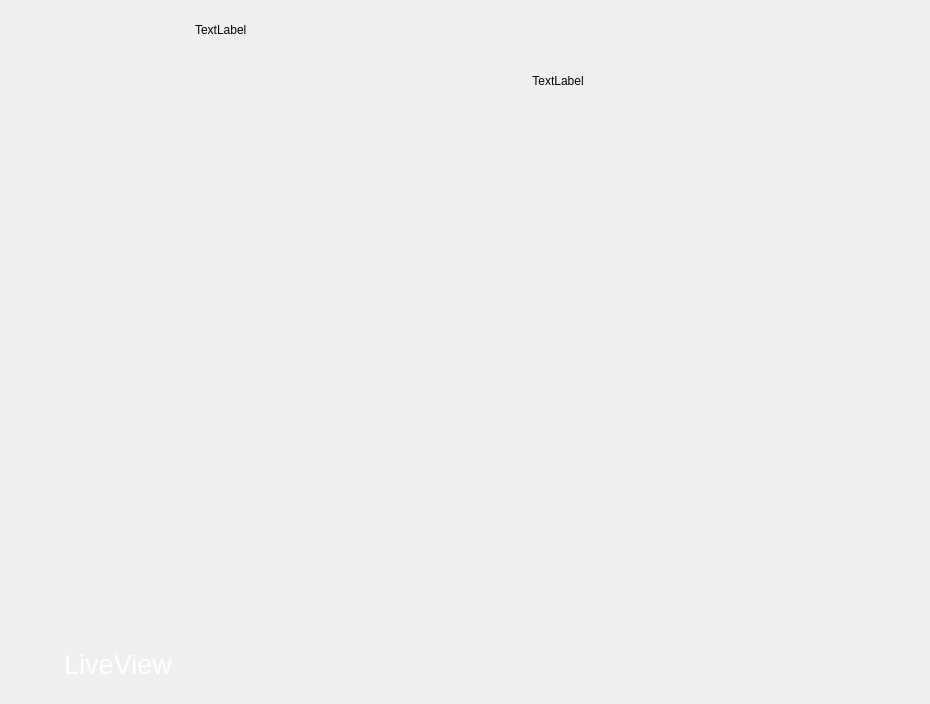
<?xml version="1.0" encoding="UTF-8"?>
<ui version="4.0">
 <class>SettingContent</class>
 <widget class="QWidget" name="SettingContent">
  <property name="geometry">
   <rect>
    <x>0</x>
    <y>0</y>
    <width>930</width>
    <height>704</height>
   </rect>
  </property>
  <property name="windowTitle">
   <string>Dialog</string>
  </property>
  <layout class="QHBoxLayout" name="horizontalLayout_2">
   <property name="spacing">
    <number>0</number>
   </property>
   <property name="leftMargin">
    <number>0</number>
   </property>
   <property name="topMargin">
    <number>0</number>
   </property>
   <property name="rightMargin">
    <number>0</number>
   </property>
   <property name="bottomMargin">
    <number>0</number>
   </property>
   <item>
    <widget class="QWidget" name="widget_left" native="true">
     <property name="sizePolicy">
      <sizepolicy hsizetype="Preferred" vsizetype="Preferred">
       <horstretch>1</horstretch>
       <verstretch>0</verstretch>
      </sizepolicy>
     </property>
     <layout class="QVBoxLayout" name="verticalLayout_2">
      <property name="spacing">
       <number>0</number>
      </property>
      <property name="leftMargin">
       <number>0</number>
      </property>
      <property name="topMargin">
       <number>0</number>
      </property>
      <property name="rightMargin">
       <number>0</number>
      </property>
      <property name="bottomMargin">
       <number>0</number>
      </property>
      <item>
       <widget class="QWidget" name="widget_2" native="true">
        <property name="sizePolicy">
         <sizepolicy hsizetype="Preferred" vsizetype="Preferred">
          <horstretch>0</horstretch>
          <verstretch>5</verstretch>
         </sizepolicy>
        </property>
        <layout class="QHBoxLayout" name="horizontalLayout_4">
         <property name="leftMargin">
          <number>50</number>
         </property>
         <item>
          <widget class="ToolButton" name="toolButton_menu">
           <property name="minimumSize">
            <size>
             <width>60</width>
             <height>60</height>
            </size>
           </property>
           <property name="styleSheet">
            <string notr="true">QToolButton
{
	border: 0px;
	image: url(:/settingmenu/settingmenu/home.png);
}
QToolButton:hover
{
	image: url(:/settingmenu/settingmenu/home_blue.png);
}</string>
           </property>
           <property name="text">
            <string/>
           </property>
          </widget>
         </item>
         <item>
          <spacer name="horizontalSpacer_2">
           <property name="orientation">
            <enum>Qt::Horizontal</enum>
           </property>
           <property name="sizeHint" stdset="0">
            <size>
             <width>40</width>
             <height>20</height>
            </size>
           </property>
          </spacer>
         </item>
        </layout>
       </widget>
      </item>
      <item>
       <widget class="QWidget" name="widget_3" native="true">
        <property name="sizePolicy">
         <sizepolicy hsizetype="Preferred" vsizetype="Preferred">
          <horstretch>0</horstretch>
          <verstretch>30</verstretch>
         </sizepolicy>
        </property>
        <layout class="QVBoxLayout" name="verticalLayout_3">
         <property name="spacing">
          <number>0</number>
         </property>
         <property name="leftMargin">
          <number>0</number>
         </property>
         <property name="topMargin">
          <number>0</number>
         </property>
         <property name="rightMargin">
          <number>0</number>
         </property>
         <property name="bottomMargin">
          <number>0</number>
         </property>
         <item>
          <widget class="SettingListWidget" name="settingListWidget" native="true">
           <property name="sizePolicy">
            <sizepolicy hsizetype="Expanding" vsizetype="Expanding">
             <horstretch>0</horstretch>
             <verstretch>0</verstretch>
            </sizepolicy>
           </property>
          </widget>
         </item>
         <item>
          <widget class="ToolButton" name="toolButton_liveview">
           <property name="sizePolicy">
            <sizepolicy hsizetype="Expanding" vsizetype="Fixed">
             <horstretch>0</horstretch>
             <verstretch>0</verstretch>
            </sizepolicy>
           </property>
           <property name="minimumSize">
            <size>
             <width>0</width>
             <height>80</height>
            </size>
           </property>
           <property name="styleSheet">
            <string notr="true">QToolButton
{
	border: 0px;
	color: #FFFFFF;
	font: 20pt;
	padding-left: 50px;
}
QToolButton:hover
{
	color: #6CD7FF;
}
QToolButton:focus
{
	color: #6CD7FF;
}
QToolButton:pressed
{
	color: #FFFFFF;
}</string>
           </property>
           <property name="text">
            <string>LiveView</string>
           </property>
           <property name="icon">
            <iconset resource="../resource/resource.qrc">
             <normaloff>:/mainmenu/mainmenu/preview.png</normaloff>:/mainmenu/mainmenu/preview.png</iconset>
           </property>
           <property name="iconSize">
            <size>
             <width>64</width>
             <height>64</height>
            </size>
           </property>
           <property name="toolButtonStyle">
            <enum>Qt::ToolButtonTextBesideIcon</enum>
           </property>
          </widget>
         </item>
        </layout>
       </widget>
      </item>
     </layout>
    </widget>
   </item>
   <item>
    <widget class="QWidget" name="widget_right" native="true">
     <property name="sizePolicy">
      <sizepolicy hsizetype="Preferred" vsizetype="Preferred">
       <horstretch>4</horstretch>
       <verstretch>0</verstretch>
      </sizepolicy>
     </property>
     <layout class="QVBoxLayout" name="verticalLayout">
      <property name="spacing">
       <number>0</number>
      </property>
      <property name="leftMargin">
       <number>0</number>
      </property>
      <property name="topMargin">
       <number>0</number>
      </property>
      <property name="rightMargin">
       <number>0</number>
      </property>
      <property name="bottomMargin">
       <number>0</number>
      </property>
      <item>
       <widget class="QWidget" name="widget_mainBar" native="true">
        <property name="sizePolicy">
         <sizepolicy hsizetype="Preferred" vsizetype="Preferred">
          <horstretch>0</horstretch>
          <verstretch>3</verstretch>
         </sizepolicy>
        </property>
        <layout class="QHBoxLayout" name="horizontalLayout">
         <item>
          <widget class="QLabel" name="label_mainTitle">
           <property name="sizePolicy">
            <sizepolicy hsizetype="Preferred" vsizetype="Preferred">
             <horstretch>1</horstretch>
             <verstretch>0</verstretch>
            </sizepolicy>
           </property>
           <property name="text">
            <string>TextLabel</string>
           </property>
          </widget>
         </item>
         <item>
          <spacer name="horizontalSpacer">
           <property name="orientation">
            <enum>Qt::Horizontal</enum>
           </property>
           <property name="sizeHint" stdset="0">
            <size>
             <width>479</width>
             <height>20</height>
            </size>
           </property>
          </spacer>
         </item>
         <item>
          <widget class="DownloadButton" name="widgetDownload" native="true">
           <property name="minimumSize">
            <size>
             <width>50</width>
             <height>0</height>
            </size>
           </property>
          </widget>
         </item>
         <item>
          <widget class="SystemInfoWidget" name="systemInfoWidget" native="true">
           <property name="minimumSize">
            <size>
             <width>100</width>
             <height>0</height>
            </size>
           </property>
          </widget>
         </item>
        </layout>
       </widget>
      </item>
      <item>
       <widget class="QWidget" name="widget_subBar" native="true">
        <property name="sizePolicy">
         <sizepolicy hsizetype="Preferred" vsizetype="Preferred">
          <horstretch>0</horstretch>
          <verstretch>2</verstretch>
         </sizepolicy>
        </property>
        <layout class="QHBoxLayout" name="horizontalLayout_3">
         <property name="leftMargin">
          <number>0</number>
         </property>
         <property name="topMargin">
          <number>0</number>
         </property>
         <property name="rightMargin">
          <number>0</number>
         </property>
         <property name="bottomMargin">
          <number>0</number>
         </property>
         <item>
          <widget class="QLabel" name="label_subTitle">
           <property name="text">
            <string>TextLabel</string>
           </property>
           <property name="alignment">
            <set>Qt::AlignCenter</set>
           </property>
          </widget>
         </item>
        </layout>
       </widget>
      </item>
      <item>
       <widget class="QWidget" name="widget_content" native="true">
        <property name="sizePolicy">
         <sizepolicy hsizetype="Preferred" vsizetype="Preferred">
          <horstretch>0</horstretch>
          <verstretch>30</verstretch>
         </sizepolicy>
        </property>
        <layout class="QGridLayout" name="gridLayout"/>
       </widget>
      </item>
     </layout>
    </widget>
   </item>
  </layout>
 </widget>
 <customwidgets>
  <customwidget>
   <class>ToolButton</class>
   <extends>QToolButton</extends>
   <header>toolbutton.h</header>
  </customwidget>
  <customwidget>
   <class>SystemInfoWidget</class>
   <extends>QWidget</extends>
   <header>systeminfowidget.h</header>
   <container>1</container>
  </customwidget>
  <customwidget>
   <class>SettingListWidget</class>
   <extends>QWidget</extends>
   <header>settinglistwidget.h</header>
   <container>1</container>
  </customwidget>
  <customwidget>
   <class>DownloadButton</class>
   <extends>QWidget</extends>
   <header>DownloadButton.h</header>
   <container>1</container>
  </customwidget>
 </customwidgets>
 <resources>
  <include location="../resource/resource.qrc"/>
 </resources>
 <connections/>
</ui>
